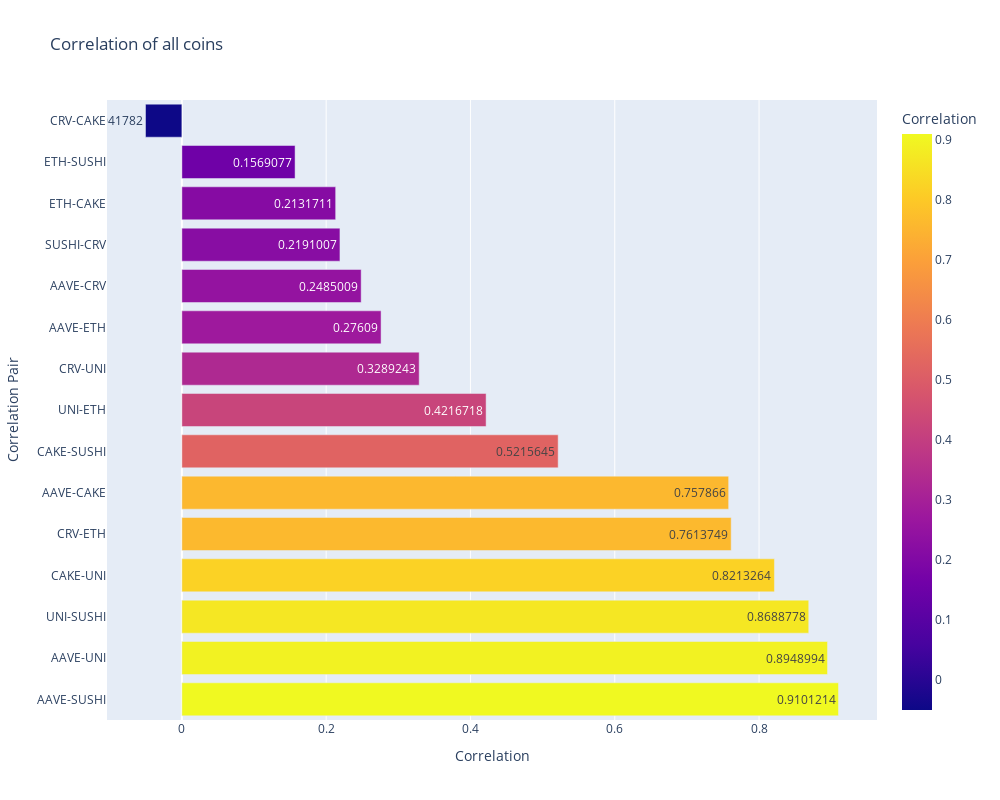

Notebook code for this chart:
### Code cell
get_complete_bar_plot(df['Open'], 'Correlation of all coins')

### Figure 1 — Plotly figure (JSON) as saved in the notebook; plotly's stock layout.template omitted (floating-point values rounded to 4 significant figures)
{"data": [{"alignmentgroup": "True", "hovertemplate": "Correlation=%{marker.color}<br>Correlation Pair=%{y}<extra></extra>", "legendgroup": "", "marker": {"color": [0.9101, 0.8949, 0.8689, 0.8213, 0.7614, 0.7579, 0.5216, 0.4217, 0.3289, 0.2761, 0.2485, 0.2191, 0.2132, 0.1569, -0.05042], "coloraxis": "coloraxis", "pattern": {"shape": ""}}, "name": "", "offsetgroup": "", "orientation": "h", "showlegend": false, "textposition": "auto", "texttemplate": "%{x}", "type": "bar", "x": [0.9101, 0.8949, 0.8689, 0.8213, 0.7614, 0.7579, 0.5216, 0.4217, 0.3289, 0.2761, 0.2485, 0.2191, 0.2132, 0.1569, -0.05042], "xaxis": "x", "y": ["AAVE-SUSHI", "AAVE-UNI", "UNI-SUSHI", "CAKE-UNI", "CRV-ETH", "AAVE-CAKE", "CAKE-SUSHI", "UNI-ETH", "CRV-UNI", "AAVE-ETH", "AAVE-CRV", "SUSHI-CRV", "ETH-CAKE", "ETH-SUSHI", "CRV-CAKE"], "yaxis": "y"}], "layout": {"barmode": "relative", "coloraxis": {"colorbar": {"title": {"text": "Correlation"}}, "colorscale": [[0, "#0d0887"], [0.1111, "#46039f"], [0.2222, "#7201a8"], [0.3333, "#9c179e"], [0.4444, "#bd3786"], [0.5556, "#d8576b"], [0.6667, "#ed7953"], [0.7778, "#fb9f3a"], [0.8889, "#fdca26"], [1, "#f0f921"]]}, "height": 800, "legend": {"tracegroupgap": 0}, "title": {"text": "Correlation of all coins"}, "width": 1000, "xaxis": {"anchor": "y", "domain": [0, 1], "title": {"text": "Correlation"}}, "yaxis": {"anchor": "x", "domain": [0, 1], "title": {"text": "Correlation Pair"}}}}
